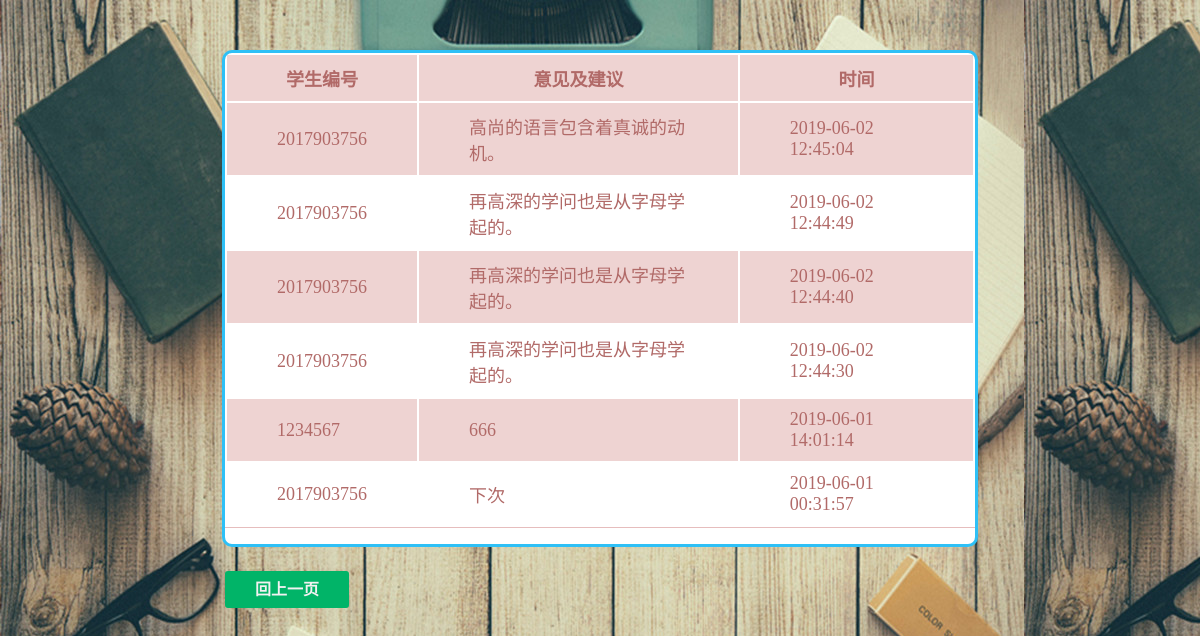
The app's page /suggest.php with its own data.
### tables this page shows
CREATE TABLE IF NOT EXISTS `suggestion` (
  `sg_id` int(100) NOT NULL AUTO_INCREMENT,
  `reader_id` int(100) NOT NULL,
  `suggest` varchar(1000) NOT NULL,
  `time` timestamp NOT NULL,
  PRIMARY KEY (`sg_id`)
);

### dbtools.inc.php (called while the page is built, shortened)
<?php
  function execute_sql($link, $database, $sql)
  {
    mysqli_select_db($link, $database)
      or die("開啟資料庫失敗: " . mysqli_error($link));
    $result = mysqli_query($link, $sql);
    return $result;
  }
?>

### suggest.php (the view, shortened to what this page needs)
<!doctype html>
<html>
  <head>
  </head>
  <body background="img/15 (1)_副本.jpg">
  <div class="tyg-div-denglv">
	<div class="tyg-div-form">
   <form name="myForm" action="" method="post" >
  <table id="table-1" >
<thead>
<th>学生编号</th>
<th>意见及建议</th>
<th>时间</th>
</thead>
<tbody>
<?php
require_once("dbtools.inc.php");
$link = create_connection();
$sql = "SELECT reader_id,suggest,time FROM `suggestion` order by time DESC ";
$result = execute_sql($link, "library", $sql);
        $total_records = mysqli_num_rows($result);
        mysqli_data_seek($result, 0);
        for ($j = 0; $j < $total_records; $j++)
        {
				while ($row = mysqli_fetch_object($result))
            {
              echo "<tr>";
            	echo"<td>$row->reader_id</td>";
			 echo "<td >$row->suggest</td>";
			   echo"<td>$row->time</td>";
              echo "</tr>";
            }
        }
      ?>
    </table>
    <p align='center'>
	<div id="login_click" >
        <a id="btlogin" href="manager.html">回上一页</a>
		 </div>
	</form>
	</div>
	</div>
  </body>
</html>

### suggest.php (style rules this page uses)
.tyg-div-denglv {  float:right; position:middle; right:3%;top:0%; }
.tyg-div-form { background-color:white; border-style:solid; border-radius:10px; width:750px; height:auto; margin:50px auto 0 auto; color:#2ec0f6; }
#table-1 thead, #table-1 tr { border-top-width: 100px; border-top-height:500px; border-top-style: solid; background: #FFF position:middle; }
#table-1 { border-bottom-width: 1px; border-bottom-style: solid; border-bottom-color: rgb(230, 189, 189); }
#table-1 td, #table-1 th { padding: 10px 50px; font-size: 18px; font-family: Verdana; color: rgb(177, 106, 104); }
#table-1 tr:nth-child(even) { background: #FFF }
#table-1 tr:nth-child(odd) { background: rgb(238, 211, 210) }
#login_click { margin-top:32px; height:40px;position:absolute; }
#login_click a { text-decoration:none; background:#01B468; color:#f2f2f2; padding: 10px 30px 10px 30px; font-size:16px; font-family: 微软雅黑,宋体,Arial,Helvetica,Verdana,sans-serif; font-weight:bold; border-radius:3px; -webkit-transition:all linear 0.30s; -moz-transition:all linear 0.30s; transition:all linear 0.30s; }

### records on screen
suggestion: reader "2017903756", suggest "高尚的语言包含着真诚的动机。", time "2019-06-02 12:45:04"
suggestion: reader "2017903756", suggest "再高深的学问也是从字母学起的。", time "2019-06-02 12:44:49"
suggestion: reader "2017903756", suggest "再高深的学问也是从字母学起的。", time "2019-06-02 12:44:40"
suggestion: reader "2017903756", suggest "再高深的学问也是从字母学起的。", time "2019-06-02 12:44:30"
suggestion: reader "1234567", suggest "666", time "2019-06-01 14:01:14"
suggestion: reader "2017903756", suggest "下次", time "2019-06-01 00:31:57"
